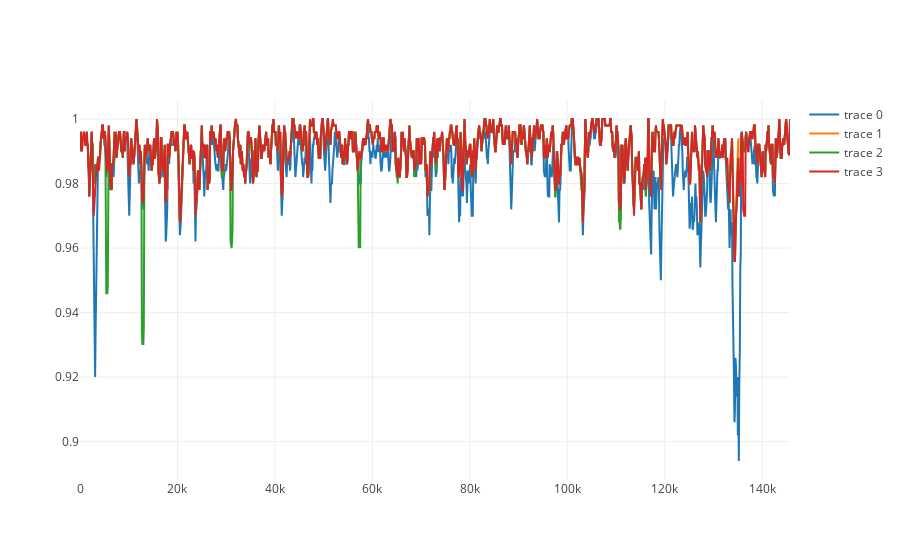

Write notebook code for a chart like this one.
### Code cell
simgen("for_recan_lsdv.fasta", window=500, shift=100, pot_rec=2)

### Figure 1 — Plotly figure (JSON) as saved in the notebook; plotly's stock layout.template omitted (floating-point values rounded to 4 significant figures; data arrays with more than 128 entries replaced by an {"elided": "..."} marker saying what was removed)
{"data": [{"type": "scatter", "uid": "a87bdea2-91aa-11e8-82af-d46a6a82ea71", "x": {"elided": "5833 int values"}, "y": {"elided": "1458 float values"}}, {"type": "scatter", "uid": "a87bdea3-91aa-11e8-9f95-d46a6a82ea71", "x": {"elided": "5833 int values"}, "y": {"elided": "1458 float values"}}, {"type": "scatter", "uid": "a87bdea4-91aa-11e8-ab0a-d46a6a82ea71", "x": {"elided": "5833 int values"}, "y": {"elided": "1458 float values"}}, {"type": "scatter", "uid": "a87bdea5-91aa-11e8-a021-d46a6a82ea71", "x": {"elided": "5833 int values"}, "y": {"elided": "1458 float values"}}], "layout": {}}
